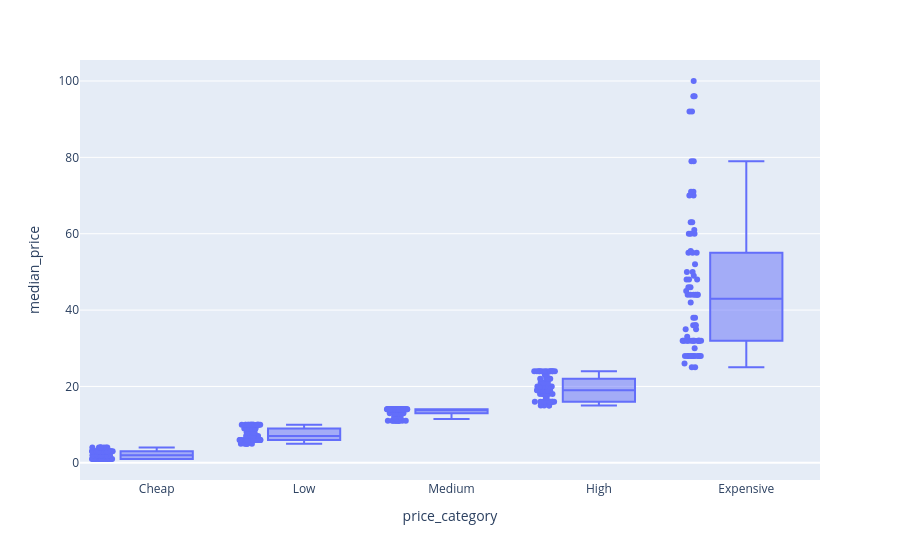

Write notebook code for a chart like this one.
### Code cell
# Merge item funnel and item revenue/median price.
item_merge = item_funnel.merge(item_revenue, on='item_name', how='left')
item_merge = item_merge.drop(index='(not set)')

# quartile cut in median price to 5 categories.
item_merge['price_category'] = pd.qcut(item_merge['median_price'], q=5, labels=['Cheap', 'Low', 'Medium', 'High', 'Expensive'])

display(item_merge['price_category'].value_counts())

display(item_merge.head())

import plotly.express as px
df = item_merge.copy()
df = df.sort_values('median_price')

px.box(df, x='price_category', y='median_price', points='all')

### Figure 1 — Plotly figure (JSON) as saved in the notebook; plotly's stock layout.template omitted (floating-point values rounded to 4 significant figures; data arrays with more than 128 entries replaced by an {"elided": "..."} marker saying what was removed)
{"data": [{"alignmentgroup": "True", "boxpoints": "all", "hovertemplate": "price_category=%{x}<br>median_price=%{y}<extra></extra>", "legendgroup": "", "marker": {"color": "#636efa"}, "name": "", "notched": false, "offsetgroup": "", "orientation": "v", "showlegend": false, "type": "box", "x": {"elided": "429 str values"}, "x0": " ", "xaxis": "x", "y": {"elided": "429 float values"}, "y0": " ", "yaxis": "y"}], "layout": {"boxmode": "group", "legend": {"tracegroupgap": 0}, "margin": {"t": 60}, "xaxis": {"anchor": "y", "domain": [0, 1], "title": {"text": "price_category"}}, "yaxis": {"anchor": "x", "domain": [0, 1], "title": {"text": "median_price"}}}}
